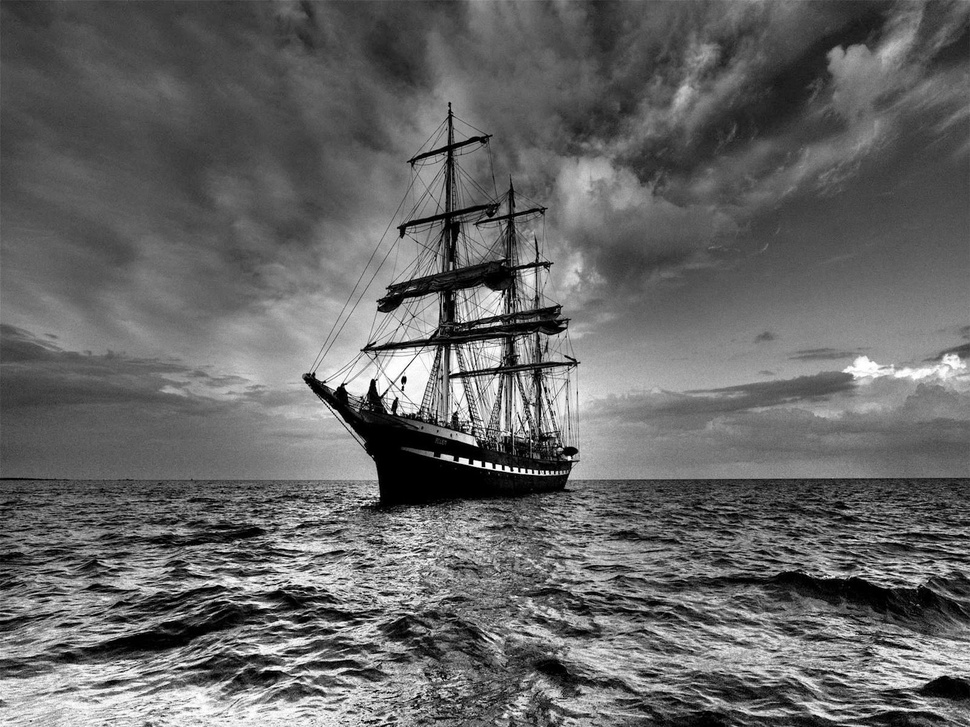
#> input picture EX1/bw.jpg, 970 x 727 px, shrunk from 1600 x 1200 before the run, given in place of a1.jpg, which was not available
$ python tester.py   (older library calls are emulated)
#> lines starting #> are read from the running program, lines starting #| are printed output that depends on the picture; pictures that were not available may be replaced by others from this repository, and a replacement may not be noted
### EX1/sol1.py
import numpy as np
from scipy.misc import imread as imread, imsave as imsave
import matplotlib.pyplot as plt
from skimage import data, io, filters, color
from scipy import signal as sig

MAX_COLOR = 255
class RgbYiqConverter:
    yiqToRgb = np.array([[0.299, 0.587, 0.114],
                        [0.596, -0.275, -0.321],
                        [0.212, -0.523, 0.311]])

    # [25 lines left out: functions getYIQ, getRGB, not called in this run]


def isGraySacle(im):
    return len(im.shape) < 3

def getGrayImage(im_float):
    '''
    :param im_float: image astype=np.float32, values are in [0,1]
    :return:
    '''
    if isGraySacle(im_float):
        # Already gray, no need to convert
        grayImage = im_float
    else:
        # Convert to gray scale
        im_gray = color.rgb2gray(im_float)
        im_gray = im_gray.astype(np.float32)
        grayImage = im_gray

    return grayImage

def read_image(filename, representation):
    im = imread(filename)
    # tokenize
    im_float = im.astype(np.float32)
    im_float /= MAX_COLOR

    if representation == 1:
        # Convert to gray
        returnImage = getGrayImage(im_float)
    else:
        returnImage = im_float

    return returnImage

def imdisplay(filename, representation):
    arrdisplay(read_image(filename, representation))


# [6 lines left out: function arrdisplay, not called in this run]

def rgb2yiq(imRGB):
    return RgbYiqConverter.getYIQ(imRGB)

def yiq2rgb(imYIQ):
    return RgbYiqConverter.getRGB(imYIQ)


def histogram_equalize(im_orig):
    if isGraySacle(im_orig):
        bw_im = im_orig
    else:
        yiq_im = rgb2yiq(im_orig)
        yiq_im = np.clip(yiq_im.astype(np.float32), 0, 1)
        bw_im = yiq_im[:, :, 0]

    hist_orig, bin_edges = np.histogram(bw_im, bins=MAX_COLOR + 1, range=(0, 1))
    sumHist = np.cumsum(hist_orig)

    sumHist = (sumHist / (bw_im.shape[0] * bw_im.shape[1]) * MAX_COLOR).astype(np.float32)
    minGray = sumHist.item(np.nonzero(sumHist)[0][0])

    # Starch the look up table
    lut = np.round(MAX_COLOR * (sumHist - minGray) / (sumHist.item(MAX_COLOR) - minGray))
    lut = lut.astype(np.int)


    bw_im_eq = lut[(bw_im * MAX_COLOR).astype(np.int)]
    hist_eq, bin_edges = np.histogram(bw_im_eq, bins=MAX_COLOR + 1)

    bw_im_eq = bw_im_eq.astype(np.float32) / MAX_COLOR
    # Convert back to rgb if needed
    if not isGraySacle(im_orig):
        bw_im_eq = convertYChannelToRgb(yiq_im, bw_im_eq)

    return [bw_im_eq, hist_orig, hist_eq]


# [5 lines left out: function convertYChannelToRgb, not called in this run]


def findBorders(intensities, n_quant):
    borders = np.ndarray(shape=n_quant + 1, dtype=np.int)
    borders.itemset(0, 0)
    borders.itemset(n_quant, MAX_COLOR + 1)

    for i in range(0, n_quant - 1):
        borders.itemset(i + 1, np.around((intensities.item(i) + intensities.item(i + 1)) / 2))
    return borders


def findIntesities(borders, histogram, n_quant):
    intensities = np.ndarray(shape=n_quant)

    for i in range(0, n_quant):
        cur_hist_vals = histogram[borders[i]: borders[i + 1]]
        denominator = np.sum(cur_hist_vals)
        axis_values = np.linspace(borders[i], borders[i + 1], num=borders[i+1]-borders[i], endpoint=False, dtype=np.int)
        numerator = np.sum(axis_values * cur_hist_vals)

        intensities.itemset(i, np.around(numerator / denominator))
    return intensities

def calcSSD(intensities, borders, histogram):

    error = 0
    # sum on k-1 intensities
    for i in range(0, len(intensities)):
        # get all the values from z_i to z_i_1
        axis_values = np.linspace(borders[i], borders[i + 1], num=borders[i + 1] - borders[i], endpoint=False,
                                  dtype=np.int)
        cur_error = np.sum(np.square(intensities[i] - axis_values) * histogram[axis_values])
        error += cur_error

    return error

def intialBorders(shape, hist, n_quant):
    borders = np.zeros(n_quant + 1, dtype=np.int)
    total_pixels = shape[0] * shape[1]
    section_pixels = np.around(total_pixels / n_quant)
    borders[n_quant] = MAX_COLOR + 1

    sumHist = np.cumsum(hist)

    for i in range(1, n_quant):
        index = np.argmax(sumHist >= section_pixels * i)
        borders.itemset(i, index)

    return borders

def quantize(im_orig, n_quant, n_iter):
    error = []
    if isGraySacle(im_orig):
        bw_im = im_orig
    else:
        yiq_im = rgb2yiq(im_orig)
        yiq_im = np.clip(yiq_im.astype(np.float32), 0, 1)
        bw_im = yiq_im[:, :, 0]

    bw_im = np.around(bw_im * MAX_COLOR).astype(np.int)
    hist, bins = np.histogram(bw_im, bins=np.arange(MAX_COLOR + 2))

    index = 0
    convergence = False
    while index < n_iter and not convergence:
        if index == 0:
            segBorders = intialBorders(bw_im.shape, hist, n_quant)
            segIntensities = findIntesities(segBorders, hist, n_quant)
            prevBorder = 0
        else:
            prevBorder = segBorders
            segBorders = findBorders(segIntensities, n_quant)
            segIntensities = findIntesities(segBorders, hist, n_quant)

        convergence = np.array_equal(prevBorder, segBorders)
        if not convergence:
            error.append(calcSSD(segIntensities, segBorders, hist))

        index += 1

    # build a look up table
    lut = np.zeros(MAX_COLOR + 1)
    for i in range(0, len(segBorders) - 1):
        lut[segBorders[i]: segBorders[i + 1]] = segIntensities[i]
    lut[-1] = segIntensities[-1]

    im_quant = lut[bw_im]

    # convert back to color image
    if not isGraySacle(im_orig):
        im_quant = im_quant.astype(np.float32) / MAX_COLOR
        im_quant = convertYChannelToRgb(yiq_im, im_quant)

    return [im_quant, error]


im = np.zeros(shape=(256,256))
for i in range(0,256):
    for j in range(0,256):
        im[i,j] = np.cos(2 * np.pi * (4*i + 4*j) / 256)

def create_kernel(size):
    kernel = base_kernel = np.array([[1, 1]])

    for i in range(size - 2):
        kernel = sig.convolve2d(base_kernel, kernel)
    kernel = sig.convolve2d(kernel, kernel.T)

    total_kernel = np.sum(kernel)
    kernel = kernel.astype(np.float32) / total_kernel
    return kernel


im = read_image('./a1.jpg', 1)
#> in read_image, im is the input picture: shape (727, 970, 3); min 0, max 255, mean 101.9
kernel = create_kernel(5)
im_der = sig.convolve2d(im, kernel, mode='same')
# der_ker = sig.convolve2d([[0,1, 0] , [1,0,-1], [0,-1,0]], np.array([[0,1, 0] , [1,0,-1], [0,-1,0]]).T)
# print(der_ker)
x_kerenl = np.array([1,-2,1]).reshape(3, 1)
im_der = sig.convolve2d(im_der, x_kerenl, mode='same')
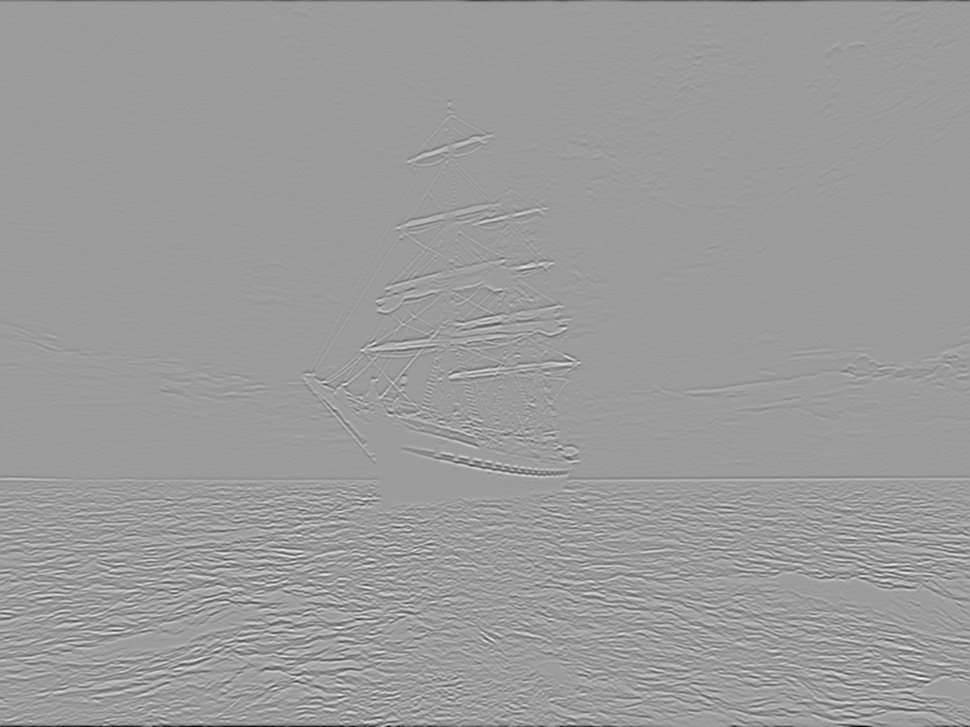
#> im_der: shape (727, 970) float64; min -0.457, max 0.289, mean -0.000769; drawn with min black and max white
# im_der = np.convolve(im_der, x_kernel, mode='same')
plt.imshow(im, plt.cm.gray)
plt.show()
plt.imshow(im - im_der, plt.cm.gray)
plt.show()
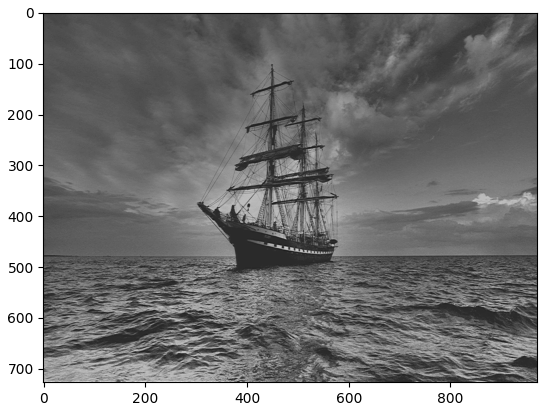
#> figure drawn by matplotlib, 1 panel
# [8 lines of commented-out code are left out]

### EX1/tester.py
from sol1 import *
import numpy as np
import scipy.misc
import os.path
import filecmp

images = np.array(["jerusalem.jpg", "Low Contrast.jpg", "monkey.jpg"])

for img in images:
    # open the image as grayscale and save results

    im = read_image(os.path.join("tester_files\\", img), 1)
#> call 2 of read_image, with filename = 'tester_files\\/jerusalem.jpg', representation = 1
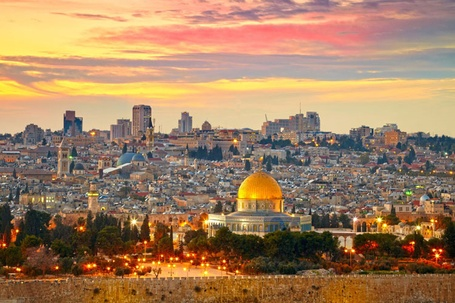
#> input picture EX1/tester_files/jerusalem.jpg, 455 x 303 px, shrunk from 750 x 500 before the run, found by its file name
#> in read_image, im is the input picture: shape (303, 455, 3); mean R, G, B 161.3, 127.6, 96.2
#> in getGrayImage (call 2), `im_gray = color.rgb2gray(im_float)`:
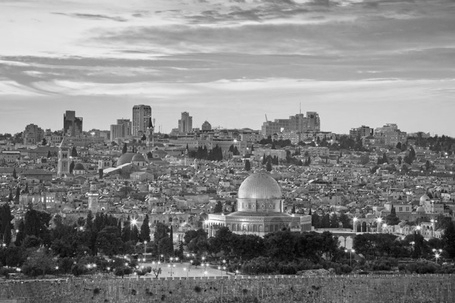
#> im_gray: shape (303, 455) float32; min 0.00842, max 0.995, mean 0.52
    im_quantized, error = quantize(im, 7, 100)
#> in quantize, `hist, bins = np.histogram(bw_im, bins=np.arange(MAX_COLOR + 2))`: hist = 256 values, max 1375 at index 206, min 0 at index 0, mean 538.5; bins = 257 values from 0 to 256
#> the loop in quantize, `while index < n_iter and not convergence:` made 10 passes
#> (prevBorder, segBorders, segIntensities, convergence) on passes 2 to 6: ([0, 63, 94, 117, 149, 175, 204, 256], [0, 60, 92, 118, 146, 176, 203, 256], [40, 77, 104, 130, 162, 191, 215], False), ([0, 60, 92, 118, 146, 176, 203, 256], [0, 58, 90, 117, 146, 176, 203, 256], [39, 75, 103, 130, 162, 191, 215], False), ([0, 58, 90, 117, 146, 176, 203, 256], [0, 57, 89, 116, 146, 176, 203, 256], [38, 74, 102, 129, 162, 191, 215], False), ([0, 57, 89, 116, 146, 176, 203, 256], [0, 56, 88, 116, 146, 176, 203, 256], [37, 73, 101, 129, 162, 191, 215], False), ([0, 56, 88, 116, 146, 176, 203, 256], [0, 55, 87, 115, 146, 176, 203, 256], [37, 72, 100, 129, 162, 191, 215], False)
#> (segBorders, segIntensities, convergence) on passes 1, 10: ([0, 63, 94, 117, 149, 175, 204, 256], [41, 80, 105, 131, 162, 191, 215], False), ([0, 54, 86, 114, 144, 176, 203, 256], [36, 71, 100, 127, 161, 191, 215], True)
#> after the loop in quantize, `while index < n_iter and not convergence:`: error = [11817377, 11360629, 11200392, 11135412, 11094431, 11063393, 11058632, 11045542, 11058965]; index = 10
#> the loop in quantize, `for i in range(0, len(segBorders) - 1):` made 7 passes
#> after the loop in quantize, `for i in range(0, len(segBorders) - 1):`: lut = 256 values from 36 to 215
    im_equalized, hist_orig, hist_equalized = histogram_equalize(im)
#> in histogram_equalize, `hist_orig, bin_edges = np.histogram(bw_im, bins=MAX_COLOR + 1, range=(..`: hist_orig = 256 values, max 1433 at index 206, min 0 at index 0, mean 538.5; bin_edges = 257 values from 0 to 1
#> in histogram_equalize, `sumHist = np.cumsum(hist_orig)`: sumHist = 256 values from 0 to 137865
#> in histogram_equalize, `sumHist = (sumHist / (bw_im.shape[0] * bw_im.shape[1]) * MAX_COLOR).as..`: sumHist = 256 values from 0 to 255
#> in histogram_equalize, `minGray = sumHist.item(np.nonzero(sumHist)[0][0])`: minGray = 0.00185
#> in histogram_equalize, `lut = np.round(MAX_COLOR * (sumHist - minGray) / (sumHist.item(MAX_COL..`: lut = 256 values from 0 to 255
#> in histogram_equalize, `bw_im_eq = lut[(bw_im * MAX_COLOR).astype(np.int)]`:
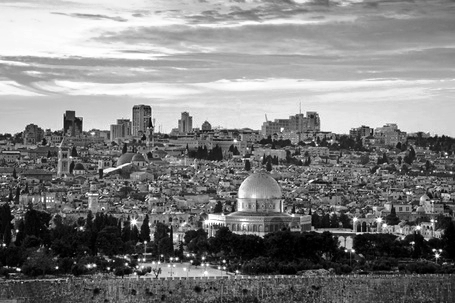
#> bw_im_eq: shape (303, 455) int64; min 0, max 255, mean 127.4
#> in histogram_equalize, `hist_eq, bin_edges = np.histogram(bw_im_eq, bins=MAX_COLOR + 1)`: hist_eq = 256 values, max 1419 at index 222, min 0 at index 52, mean 538.5; bin_edges = 257 values from 0 to 255
#> hist_equalized has the same summary as hist_eq in histogram_equalize

    # [8 lines of commented-out code are left out]
    scipy.misc.imsave(os.path.join("tester_files\\output_files\\grayscale\\quantized\\", img), im_quantized)
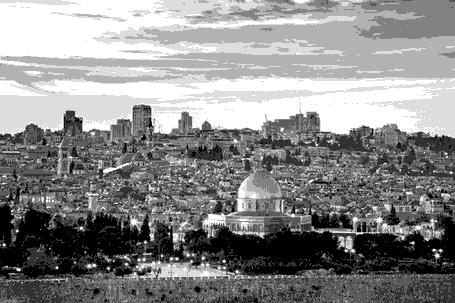
#> saved as jerusalem.jpg: PIL image 455x303 L; min 0, max 255, mean 137.7
    scipy.misc.imsave(os.path.join("tester_files\\output_files\\grayscale\\equalized\\", img), im_equalized)
    np.savetxt(os.path.join("tester_files\\output_files\\grayscale\\quantized\\", img + "_error.txt"), error)
    np.savetxt(os.path.join("tester_files\\output_files\\grayscale\\equalized\\", img + "_hist_orig.txt"), hist_orig)
    np.savetxt(os.path.join("tester_files\\output_files\\grayscale\\equalized\\", img + "_hist_equalized.txt"), hist_equalized)

#> (the run stopped early here; a loop or call above may not have finished)
